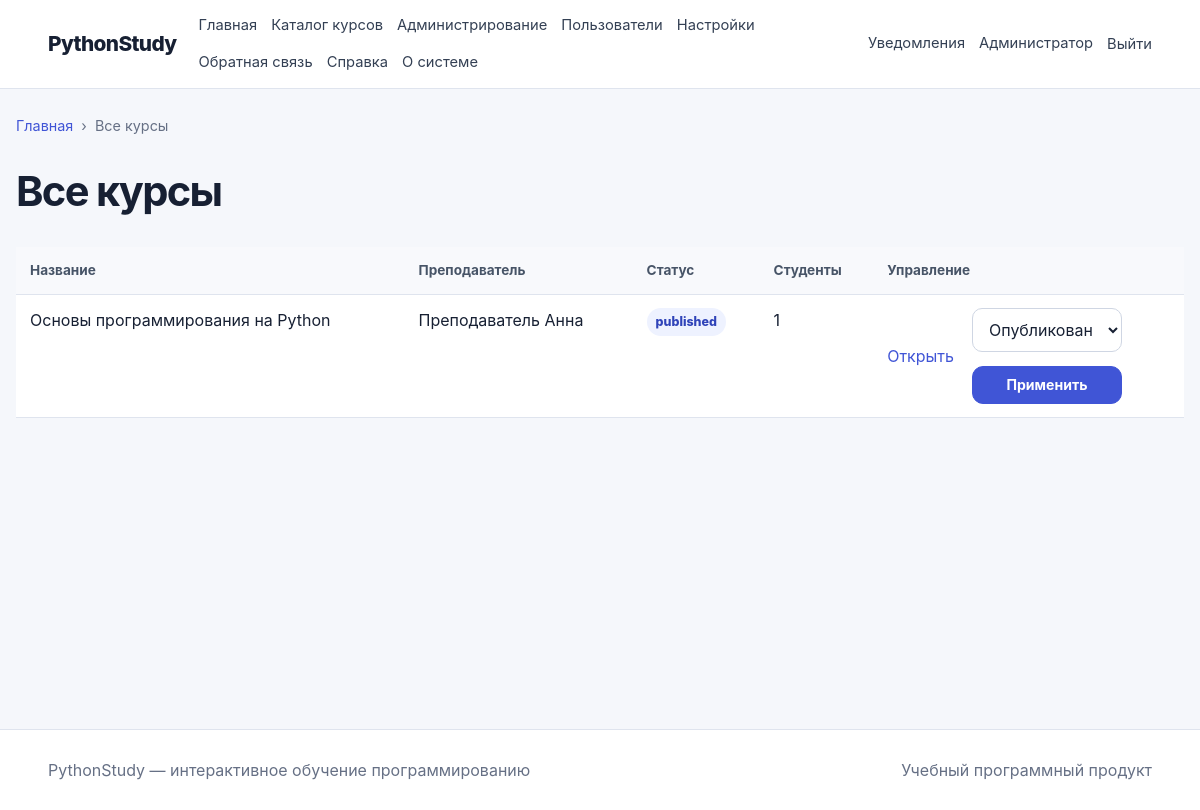
Screenshot of /admin/courses (signed in) with the database file from the repository.
### app/models/user.py (models this page shows, shortened)
class User(UserMixin, TimestampMixin, db.Model):
    __tablename__ = "users"
    id = db.Column(db.BigInteger().with_variant(db.Integer, "sqlite"), primary_key=True)
    role_id = db.Column(db.BigInteger().with_variant(db.Integer, "sqlite"), db.ForeignKey("roles.id"), nullable=False)
    username = db.Column(db.String(80), unique=True, index=True)
    email = db.Column(db.String(255), unique=True, nullable=False, index=True)
    password_hash = db.Column(db.String(255), nullable=False)
    last_name = db.Column(db.String(100), nullable=False)
    first_name = db.Column(db.String(100), nullable=False)
    middle_name = db.Column(db.String(100))
    avatar_path = db.Column(db.String(500))
    status = db.Column(db.String(30), default="active", nullable=False, index=True)
    is_email_verified = db.Column(db.Boolean, default=False, nullable=False)
    last_login_at = db.Column(db.DateTime(timezone=True))
    role = db.relationship("Role", back_populates="users")
    taught_courses = db.relationship("Course", back_populates="teacher", foreign_keys="Course.teacher_id")
    enrollments = db.relationship("CourseEnrollment", back_populates="user", cascade="all, delete-orphan")
    lesson_progress = db.relationship("LessonProgress", back_populates="user", cascade="all, delete-orphan")
    submissions = db.relationship("Submission", back_populates="user", cascade="all, delete-orphan", foreign_keys="Submission.user_id")
    quiz_attempts = db.relationship("QuizAttempt", back_populates="user", cascade="all, delete-orphan")
    notifications = db.relationship("Notification", back_populates="user", cascade="all, delete-orphan")
    @property
    def full_name(self):
        return " ".join(filter(None, [self.last_name, self.first_name, self.middle_name]))
    @property
    def is_active_account(self):
        return self.status == "active"
    @property
    def is_active(self):
        return self.is_active_account
    def has_role(self, *codes):
        return bool(self.role and self.role.code in codes)

### app/models/course.py (models this page shows, shortened)
class Course(TimestampMixin, db.Model):
    __tablename__ = "courses"
    id = db.Column(db.BigInteger().with_variant(db.Integer, "sqlite"), primary_key=True)
    teacher_id = db.Column(db.BigInteger().with_variant(db.Integer, "sqlite"), db.ForeignKey("users.id"), nullable=False)
    title = db.Column(db.String(255), nullable=False)
    slug = db.Column(db.String(255), unique=True, nullable=False, index=True)
    short_description = db.Column(db.String(500), nullable=False)
    full_description = db.Column(db.Text, nullable=False)
    cover_path = db.Column(db.String(500))
    difficulty = db.Column(db.String(30), default="beginner", nullable=False)
    status = db.Column(db.String(30), default="draft", nullable=False, index=True)
    estimated_hours = db.Column(db.Integer, default=1, nullable=False)
    passing_score = db.Column(db.Integer, default=70, nullable=False)
    is_sequential = db.Column(db.Boolean, default=True, nullable=False)
    published_at = db.Column(db.DateTime(timezone=True))
    teacher = db.relationship("User", back_populates="taught_courses", foreign_keys=[teacher_id])
    modules = db.relationship("CourseModule", back_populates="course", cascade="all, delete-orphan", order_by="CourseModule.order_index")
    enrollments = db.relationship("CourseEnrollment", back_populates="course", cascade="all, delete-orphan")
    quizzes = db.relationship("Quiz", back_populates="course", cascade="all, delete-orphan")

### app/admin/routes.py (the view)
@bp.route("/courses")
@roles_required("admin")
def courses():
    return render_template("admin/courses.html", courses=Course.query.order_by(Course.created_at.desc()).all(), breadcrumbs=[("Главная", "public.index"), ("Все курсы", None)])

### app/context_processors.py (called while the page is built)
def inject_global_context():
    return {
        "current_path": request.path,
        "is_authenticated": current_user.is_authenticated,
    }

### app/templates/admin/courses.html (shortened to what this page needs)
{% extends 'base.html' %}
{% block content %}
  <div class="page-title">
    <h1>Все курсы</h1>
  </div>
  <table>
    <thead>
      <tr>
        <th>Название</th>
        <th>Преподаватель</th>
        <th>Статус</th>
        <th>Студенты</th>
        <th>Управление</th>
      </tr>
    </thead>
    <tbody>
      {% for course in courses %}
        <tr>
          <td>{{ course.title }}</td>
          <td>{{ course.teacher.full_name }}</td>
          <td>
            <span class="badge">{{ course.status }}</span>
          </td>
          <td>{{ course.enrollments|length }}</td>
          <td>
            <div class="actions">
              <a href="{{ url_for('teacher.course_edit', course_id=course.id) }}">Открыть</a>
              <form method="post"
                    action="{{ url_for('admin.course_status', course_id=course.id) }}">
                <select name="status" aria-label="Новый статус">
                  <option value="published" {% if course.status == 'published' %}selected{% endif %}>Опубликован</option>
                </select>
                <button class="button small">Применить</button>
              </form>
            </div>
          </td>
        </tr>
      {% endfor %}
    </tbody>
  </table>
{% endblock %}

### app/templates/base.html (shortened to what this page needs)
<!DOCTYPE html>
<html lang="ru">
  <head>
    <link rel="stylesheet" href="{{ url_for('static', filename='css/main.css') }}">
    <link rel="stylesheet" href="{{ url_for('static', filename='css/responsive.css') }}">
  </head>
  <body>
    <header class="topbar">
      <a class="brand" href="{{ url_for('public.index') }}">PythonStudy</a>
      <nav class="main-nav" aria-label="Основное меню">
        <a href="{{ url_for('public.index') }}">Главная</a>
        <a href="{{ url_for('public.courses') }}">Каталог курсов</a>
        {% if current_user.is_authenticated and current_user.has_role('student') %}
          <a href="{{ url_for('student.dashboard') }}">Личный кабинет</a>
          <a href="{{ url_for('student.my_courses') }}">Мои курсы</a>
          <a href="{{ url_for('student.submissions') }}">Решения</a>
          <a href="{{ url_for('student.quiz_attempts') }}">Тесты</a>
          <a href="{{ url_for('student.progress') }}">Прогресс</a>
          <a href="{{ url_for('student.achievements') }}">Достижения</a>
        {% elif current_user.is_authenticated and current_user.has_role('teacher') %}
          <a href="{{ url_for('teacher.dashboard') }}">Кабинет преподавателя</a>
          <a href="{{ url_for('teacher.courses') }}">Мои курсы</a>
        {% elif current_user.is_authenticated and current_user.has_role('admin') %}
          <a href="{{ url_for('admin.dashboard') }}">Администрирование</a>
          <a href="{{ url_for('admin.users') }}">Пользователи</a>
          <a href="{{ url_for('admin.settings') }}">Настройки</a>
        {% endif %}
        <a href="{{ url_for('public.feedback') }}">Обратная связь</a>
        <a href="{{ url_for('public.help_page') }}">Справка</a>
        <a href="{{ url_for('public.about') }}">О системе</a>
      </nav>
      <div class="auth-zone">
        {% if current_user.is_authenticated %}
          <a href="{{ url_for('student.notifications') }}">Уведомления</a>
          <a href="{{ url_for('student.profile') }}">{{ current_user.first_name }}</a>
          <form method="post" action="{{ url_for('auth.logout') }}" class="inline-form">
            <button class="link-button" type="submit">Выйти</button>
          </form>
        {% else %}
          <a href="{{ url_for('auth.login') }}">Войти</a>
          <a class="button small" href="{{ url_for('auth.register') }}">Регистрация</a>
        {% endif %}
      </div>
    </header>
    <main class="page-shell">
      {% include 'partials/breadcrumbs.html' %}
      {% block content %}{% endblock %}
    </main>
    <footer class="footer">
      <div>PythonStudy — интерактивное обучение программированию</div>
      <div>Учебный программный продукт</div>
    </footer>
  </body>
</html>

### app/static/css/main.css (style rules this page uses)
:root { --bg: #f5f7fb; --surface: #ffffff; --surface-soft: #eef2ff; --text: #172033; --muted: #667085; --line: #dfe4ee; --primary: #4055d6; --primary-dark: #2f43b9; --success: #18794e; --danger: #b42318; --warning: #a15c00; --radius: 16px; --shadow: 0 12px 35px rgba(27, 39, 94, 0.08); }
* { box-sizing: border-box; }
html { scroll-behavior: smooth; }
body { margin: 0; font-family: Inter, -apple-system, BlinkMacSystemFont, "Segoe UI", sans-serif; color: var(--text); background: var(--bg); line-height: 1.55; }
a { color: var(--primary); text-decoration: none; }
button, input, textarea, select { font: inherit; }
button { cursor: pointer; }
.topbar { position: sticky; top: 0; z-index: 20; display: grid; grid-template-columns: auto 1fr auto; align-items: center; gap: 22px; padding: 14px 4vw; background: rgba(255,255,255,.96); border-bottom: 1px solid var(--line); backdrop-filter: blur(14px); }
.brand { font-size: 1.3rem; font-weight: 850; color: var(--text); letter-spacing: -.03em; }
.main-nav, .auth-zone { display: flex; align-items: center; gap: 14px; flex-wrap: wrap; }
.main-nav a, .auth-zone a, .link-button { color: #344054; font-size: .92rem; }
.auth-zone { justify-content: flex-end; }
.inline-form { display: inline; margin: 0; }
.link-button { border: 0; background: transparent; padding: 0; }
.page-shell { width: min(1180px, calc(100% - 32px)); margin: 0 auto; min-height: calc(100vh - 160px); padding: 26px 0 56px; }
.footer { display: flex; justify-content: space-between; gap: 16px; padding: 28px 4vw; color: var(--muted); background: #fff; border-top: 1px solid var(--line); }
.button { display: inline-flex; align-items: center; justify-content: center; gap: 8px; border: 1px solid var(--primary); border-radius: 11px; padding: 10px 16px; background: var(--primary); color: #fff; font-weight: 700; text-decoration: none; transition: .15s ease; }
.button.small { padding: 7px 11px; font-size: .88rem; }
.actions, .page-title, .section-heading, .dashboard-header { display: flex; align-items: center; justify-content: space-between; gap: 18px; }
.actions { justify-content: flex-start; flex-wrap: wrap; }
.page-title { margin-bottom: 24px; }
.page-title h1, .dashboard-header h1 { margin: 0; font-size: clamp(1.8rem, 4vw, 2.6rem); letter-spacing: -.04em; }
.badge { display: inline-flex; width: fit-content; padding: 4px 9px; border-radius: 999px; background: var(--surface-soft); color: var(--primary-dark); font-size: .78rem; font-weight: 800; }
form { display: grid; gap: 14px; }
input, textarea, select { width: 100%; padding: 10px 12px; border: 1px solid #cfd6e3; border-radius: 10px; background: #fff; color: var(--text); outline: none; }
table { width: 100%; border-collapse: collapse; background: #fff; }
th, td { padding: 13px 14px; text-align: left; border-bottom: 1px solid var(--line); vertical-align: top; }
th { color: #475467; background: #f8f9fc; font-size: .85rem; }

### rows the page displays
User: first_name "Администратор"
Course: title "Основы программирования на Python", teacher.full_name "Преподаватель Анна", status "published", enrollments|length "1", status "Опубликован"

### other values shown
{{ item[0] }} "Главная"
{{ item[0] }} "Все курсы"
